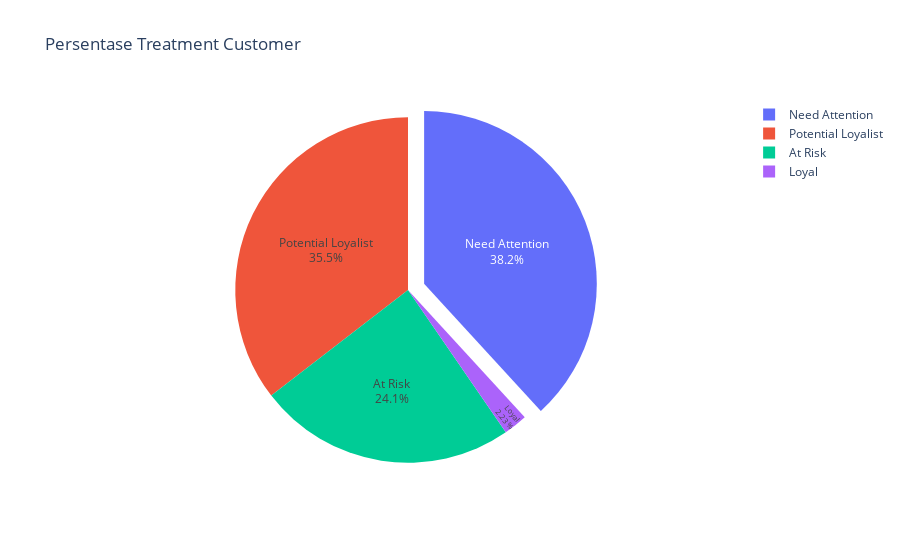

This figure's notebook cell:
### Code cell
# Calculate percentage
percentage = (supermarket['Treatment'].value_counts(normalize=True) * 100).reset_index(name='Persentase')

# Create pie chart using Plotly Express
fig = px.pie(percentage, names='Treatment', values='Persentase',
             labels={'index': 'Treatment', 'Persentase': 'Percentage'},
             title='Persentase Treatment Customer')

# Add percentage labels to pie chart
fig.update_traces(textinfo='percent+label', pull=[0.1, 0], textposition='inside')

# Show the plot
fig.show()

### Figure 1 — Plotly figure (JSON) as saved in the notebook; plotly's stock layout.template omitted (floating-point values rounded to 4 significant figures)
{"data": [{"domain": {"x": [0, 1], "y": [0, 1]}, "hovertemplate": "Treatment=%{label}<br>Percentage=%{value}<extra></extra>", "labels": ["Need Attention", "Potential Loyalist", "At Risk", "Loyal"], "legendgroup": "", "name": "", "pull": [0.1, 0], "showlegend": true, "textinfo": "percent+label", "textposition": "inside", "type": "pie", "values": [38.19, 35.46, 24.12, 2.233]}], "layout": {"legend": {"tracegroupgap": 0}, "title": {"text": "Persentase Treatment Customer"}}}
